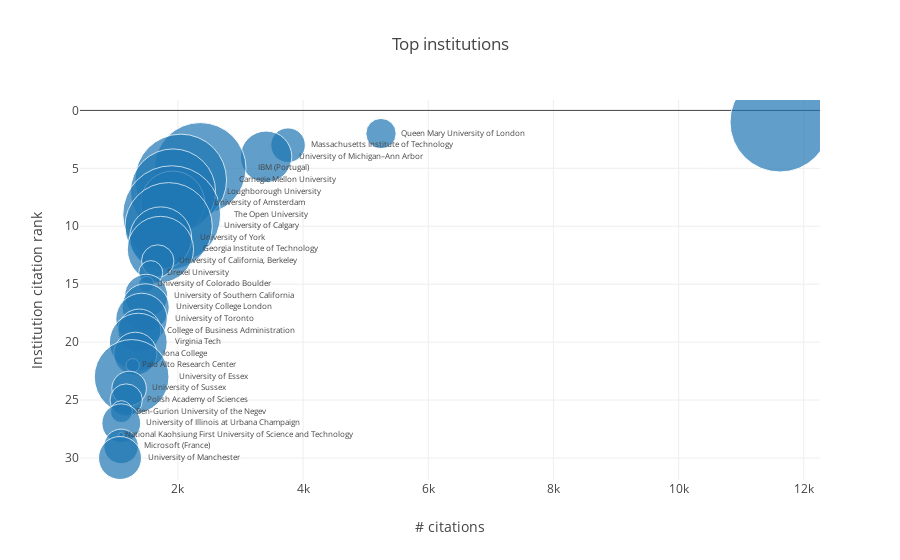

This figure's notebook cell:
### Markdown cell above
# Top institutions

### Code cell
top_institutions = pd.merge(left=ijhcs_contributions, right=ijhcs[['paperid', 'citationcount']], 
                       left_on='paperid', right_on='paperid')
top_institutions = top_institutions[['gridid', 'affiliation', 'paperid', 'citationcount']].drop_duplicates()
top_institutions = top_institutions.groupby(['gridid', 'affiliation']).agg({'paperid': 'count', 'citationcount':'sum'})\
                         .sort_values('citationcount', ascending=False)[:TOP_N].reset_index()
top_institutions['citationrank'] = top_institutions.index + 1

trace0 = go.Scatter(
    x=top_institutions.citationcount,
    y=top_institutions.citationrank,
    text=top_institutions.affiliation,
    textposition='middle right',
    textfont=dict(size=8),
    mode='markers+text',
    marker=dict(size=min_max_scaler.fit_transform(top_institutions[['paperid']]))
)

layout = go.Layout(title='Top institutions',
                   xaxis=dict(title='# citations'),
                   yaxis=dict(title='Institution citation rank',
                              autorange='reversed'))

fig = go.Figure(data=[trace0], layout=layout)
plotly.offline.iplot(fig)
pio.write_image(fig, 'reports/images/ijhcs_top_institutions.png')

### Figure 1 — Plotly figure (JSON) as saved in the notebook; plotly's stock layout.template omitted (floating-point values rounded to 4 significant figures)
{"data": [{"marker": {"size": [[100.0], [30.33], [34.56], [51.44], [91.56], [91.56], [85.22], [64.11], [97.89], [87.33], [62], [66.22], [32.44], [24], [15.56], [43], [47.22], [51.44], [43], [57.78], [43], [13.44], [74.67], [34.56], [32.44], [21.89], [38.78], [5], [34.56], [43]]}, "mode": "markers+text", "text": ["Stanford University", "Queen Mary University of London", "Massachusetts Institute of Technology", "University of Michigan–Ann Arbor", "IBM (Portugal)", "Carnegie Mellon University", "Loughborough University", "University of Amsterdam", "The Open University", "University of Calgary", "University of York", "Georgia Institute of Technology", "University of California, Berkeley", "Drexel University", "University of Colorado Boulder", "University of Southern California", "University College London", "University of Toronto", "College of Business Administration", "Virginia Tech", "Iona College", "Palo Alto Research Center", "University of Essex", "University of Sussex", "Polish Academy of Sciences", "Ben-Gurion University of the Negev", "University of Illinois at Urbana Champaign", "National Kaohsiung First University of Science and Technology", "Microsoft (France)", "University of Manchester"], "textfont": {"size": 8}, "textposition": "middle right", "type": "scatter", "uid": "5ac5015a-ca67-434d-876b-c18d372d5973", "x": [11620, 5245, 3760, 3409, 2357, 2046, 1922, 1918, 1901, 1852, 1725, 1721, 1678, 1567, 1495, 1493, 1484, 1419, 1384, 1367, 1320, 1278, 1261, 1221, 1174, 1097, 1095, 1093, 1093, 1075], "y": [1, 2, 3, 4, 5, 6, 7, 8, 9, 10, 11, 12, 13, 14, 15, 16, 17, 18, 19, 20, 21, 22, 23, 24, 25, 26, 27, 28, 29, 30]}], "layout": {"title": {"text": "Top institutions"}, "xaxis": {"title": {"text": "# citations"}}, "yaxis": {"autorange": "reversed", "title": {"text": "Institution citation rank"}}}}
